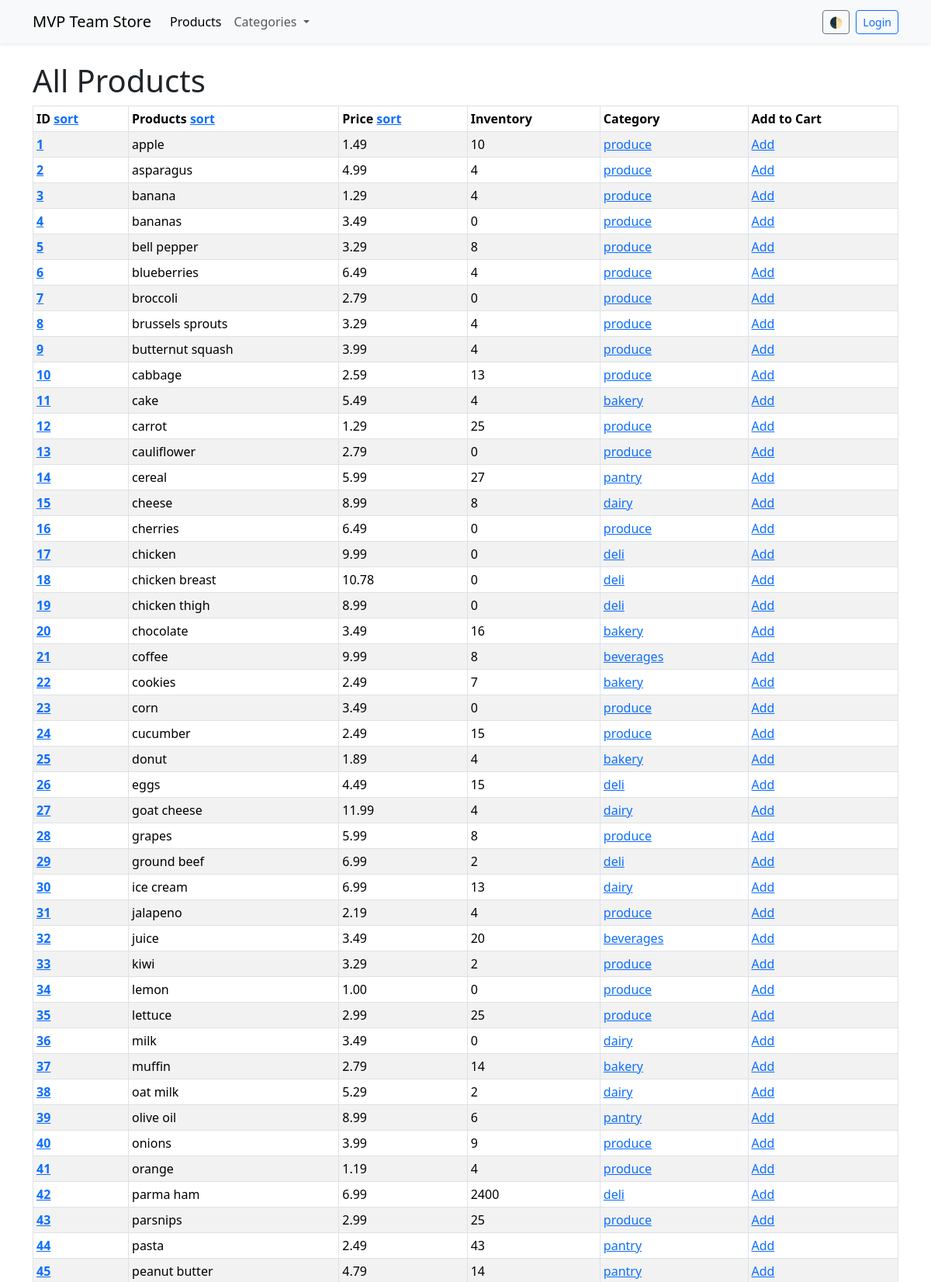
Screenshot of /products/ (upper part) with the database file from the repository.
### models/product.py (models this page shows, shortened)
class Product(db.Model):
    __tablename__ = "Products"
    id = db.mapped_column(db.Integer, primary_key=True)
    name = db.mapped_column(db.String)
    price = db.mapped_column(db.DECIMAL(10, 2))
    available = db.mapped_column(db.Integer, default=0)
    category_id = db.mapped_column(db.Integer, db.ForeignKey("Categories.id"))
    in_season = db.mapped_column(db.Boolean, default=False)
    season_name = db.mapped_column(db.String, db.ForeignKey("Seasons.name"))
    category = db.relationship("Category", back_populates="products")
    order = db.relationship("ProductOrder", back_populates="product")
    season = db.relationship("Season", back_populates="products")

### models/category.py (models this page shows, shortened)
class Category(db.Model):
    __tablename__ = "Categories"
    id = db.mapped_column(db.Integer, primary_key=True)
    name = db.mapped_column(db.String)
    products = db.relationship("Product",back_populates="category")

### routes/products.py (the view)
@products_bp.route("/")
def all_products_page():
    sort = request.args.get("sort", "id")
    sort_order = request.args.get("sort_order", "asc")
    sort_options ={
        "id": Product.id,
        "name": Product.name,
        "price": Product.price,
        "available": Product.available
    }
    stmt = db.select(Product)
    if sort_order == "asc":
        stmt = stmt.order_by(sort_options[sort].asc())
    else:
        stmt = stmt.order_by(sort_options[sort].desc())
    products = db.session.execute(stmt).scalars()
    return render_template("products.html",
                           products=products,
                           sort_by=sort,
                           sort_order=sort_order)

### templates/products.html (shortened to what this page needs)
{% extends "base.html" %} {% block content %}
<h1>All Products</h1>
<div class="d-flex flex-wrap">
  <table class="table table-bordered table-striped table-sm table-hover">
    <thead>
      <tr>
        <th>
          ID
          <a href="/products/?sort=id&sort_order={{ 'asc' if sort_order == 'desc' else 'desc'}}">sort</a>
        </th>
        <th>
          Products
          <a href="/products/?sort=name&sort_order={{ 'asc' if sort_order == 'desc' else 'desc'}}">sort</a>
        </th>
        <th>
          Price
          <a href="/products/?sort=price&sort_order={{ 'asc' if sort_order == 'desc' else 'desc'}}">sort</a>
        </th>
        <th>Inventory</th>
        <th>Category</th>
        <th>Add to Cart</th>
      </tr>
    </thead>
    <tbody>
      {% for product in products %}
      <tr>
        <th>
          <a href="{{ url_for('products.individual_product_page', id=product.id)}}">{{ product.id }}</a>
        </th>
        <td>
          {{ product.name }}
        </td>
        <td>{{ product.price }}</td>
        <td>{{ product.available }}</td>
        <td>
          <a href="{{ url_for('categories.category_detail', name=product.category.name) }}">
            {{ product.category.name }}
          </a>
        </td>
        <td>
          <a href="{{ url_for('cart.add_to_cart', id=product.id) }}">Add</a>
        </td>
      </tr>
      {% endfor %}
    </tbody>
  </table>
</div>
{% endblock %}

### rows the page displays
Product: id "1", name "apple", price "1.49", available "10", category.name "produce"
Product: id "2", name "asparagus", price "4.99", available "4", category.name "produce"
Product: id "3", name "banana", price "1.29", available "4", category.name "produce"
Product: id "4", name "bananas", price "3.49", available "0", category.name "produce"
Product: id "5", name "bell pepper", price "3.29", available "8", category.name "produce"
Product: id "6", name "blueberries", price "6.49", available "4", category.name "produce"
Product: id "7", name "broccoli", price "2.79", available "0", category.name "produce"
Product: id "8", name "brussels sprouts", price "3.29", available "4", category.name "produce"
Product: id "9", name "butternut squash", price "3.99", available "4", category.name "produce"
Product: id "10", name "cabbage", price "2.59", available "13", category.name "produce"
Product: id "11", name "cake", price "5.49", available "4", category.name "bakery"
Product: id "12", name "carrot", price "1.29", available "25", category.name "produce"
Product: id "13", name "cauliflower", price "2.79", available "0", category.name "produce"
Product: id "14", name "cereal", price "5.99", available "27", category.name "pantry"
Product: id "15", name "cheese", price "8.99", available "8", category.name "dairy"
Product: id "16", name "cherries", price "6.49", available "0", category.name "produce"
Product: id "17", name "chicken", price "9.99", available "0", category.name "deli"
Product: id "18", name "chicken breast", price "10.78", available "0", category.name "deli"
Product: id "19", name "chicken thigh", price "8.99", available "0", category.name "deli"
Product: id "20", name "chocolate", price "3.49", available "16", category.name "bakery"
Product: id "21", name "coffee", price "9.99", available "8", category.name "beverages"
Product: id "22", name "cookies", price "2.49", available "7", category.name "bakery"
Product: id "23", name "corn", price "3.49", available "0", category.name "produce"
Product: id "24", name "cucumber", price "2.49", available "15", category.name "produce"
Product: id "25", name "donut", price "1.89", available "4", category.name "bakery"
Product: id "26", name "eggs", price "4.49", available "15", category.name "deli"
Product: id "27", name "goat cheese", price "11.99", available "4", category.name "dairy"
Product: id "28", name "grapes", price "5.99", available "8", category.name "produce"
Product: id "29", name "ground beef", price "6.99", available "2", category.name "deli"
Product: id "30", name "ice cream", price "6.99", available "13", category.name "dairy"
Product: id "31", name "jalapeno", price "2.19", available "4", category.name "produce"
Product: id "32", name "juice", price "3.49", available "20", category.name "beverages"
Product: id "33", name "kiwi", price "3.29", available "2", category.name "produce"
Product: id "34", name "lemon", price "1.00", available "0", category.name "produce"
Product: id "35", name "lettuce", price "2.99", available "25", category.name "produce"
Product: id "36", name "milk", price "3.49", available "0", category.name "dairy"
Product: id "37", name "muffin", price "2.79", available "14", category.name "bakery"
Product: id "38", name "oat milk", price "5.29", available "2", category.name "dairy"
Product: id "39", name "olive oil", price "8.99", available "6", category.name "pantry"
Product: id "40", name "onions", price "3.99", available "9", category.name "produce"
Product: id "41", name "orange", price "1.19", available "4", category.name "produce"
Product: id "42", name "parma ham", price "6.99", available "2400", category.name "deli"
Product: id "43", name "parsnips", price "2.99", available "25", category.name "produce"
Product: id "44", name "pasta", price "2.49", available "43", category.name "pantry"
Product: id "45", name "peanut butter", price "4.79", available "14", category.name "pantry"
